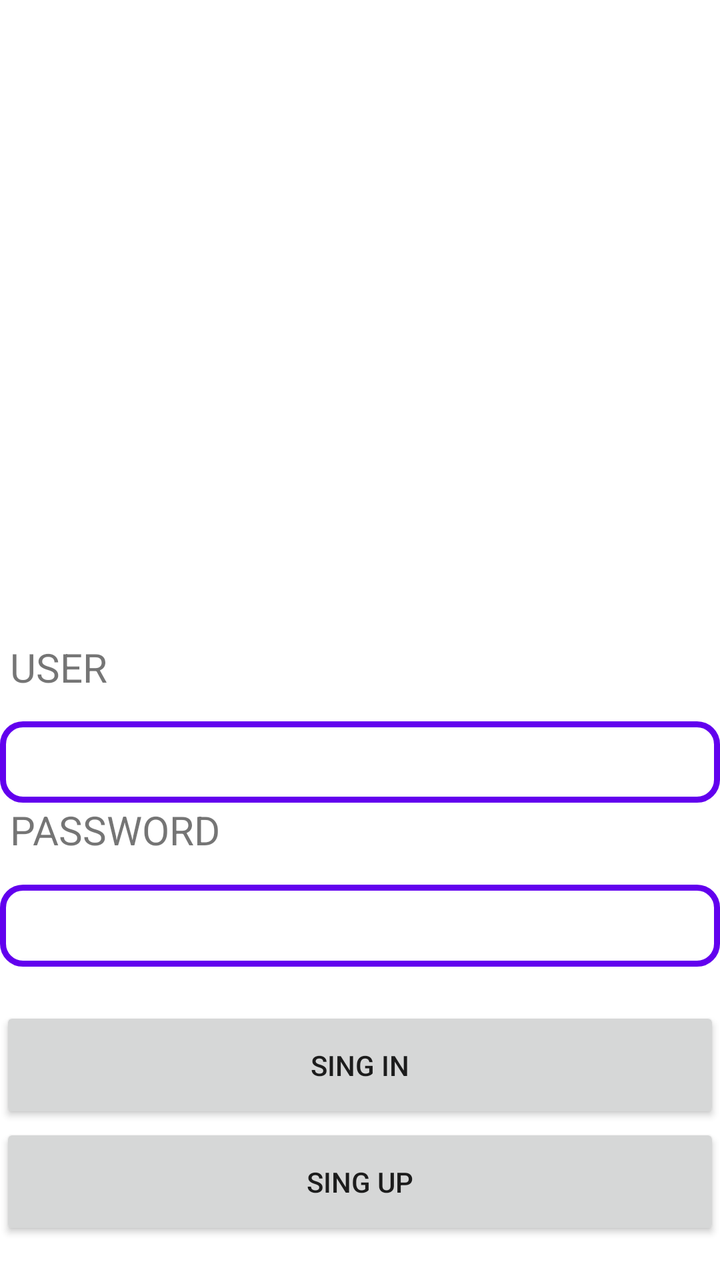
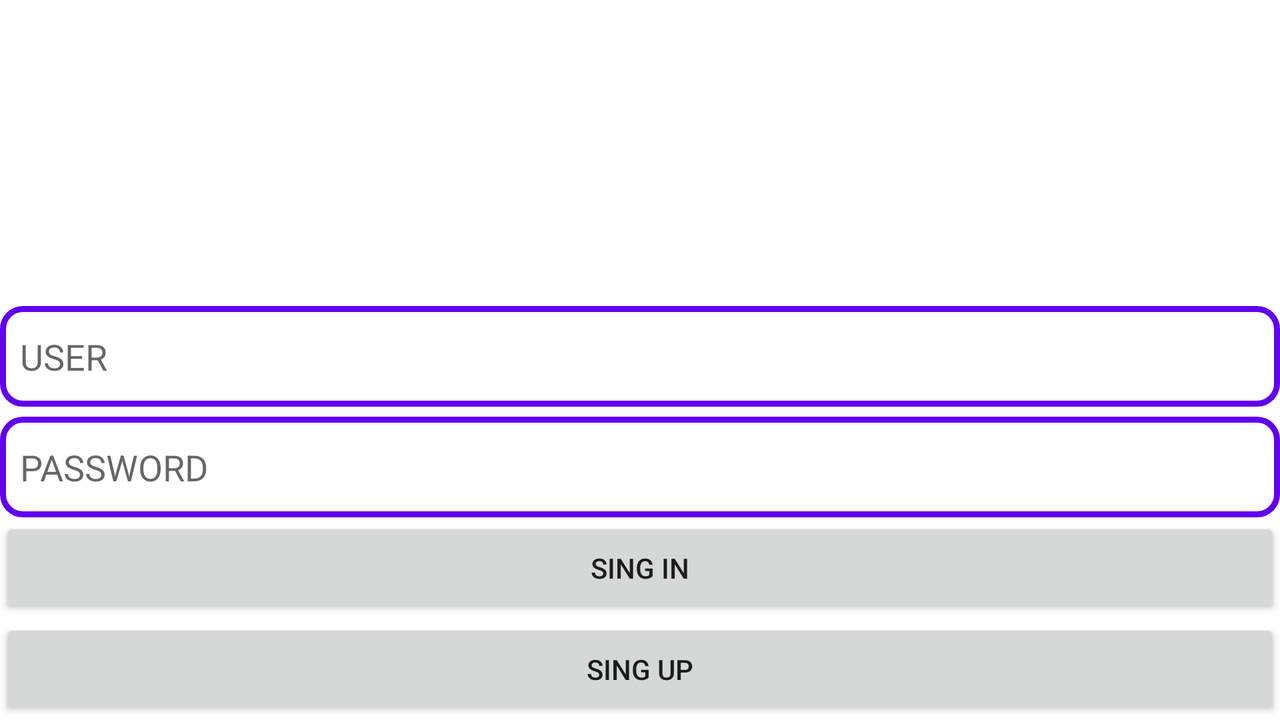

Two renders of one Android screen. The first uses the default layout on a phone; the second uses the alternative layout the repository ships for a different screen configuration, on a matching device. The two XML files are below.
<!-- AndroidManifest.xml: application theme Theme.AppEnsayo -->
<!-- res/layout/activity_login.xml -->
<?xml version="1.0" encoding="utf-8"?>
<LinearLayout xmlns:android="http://schemas.android.com/apk/res/android"
    xmlns:app="http://schemas.android.com/apk/res-auto"
    xmlns:tools="http://schemas.android.com/tools"
    android:layout_width="match_parent"
    android:layout_height="match_parent"
    android:orientation="vertical"
    android:layout_margin="20dp"
    tools:context=".LoginActivity">


    <LinearLayout
        android:layout_width="match_parent"
        android:layout_height="0dp"
        android:layout_weight="50"
        android:gravity="center">
        <ImageView
            android:layout_width="wrap_content"
            android:layout_height="wrap_content"
            android:src="@drawable/logo_twitch"></ImageView>
    </LinearLayout>

    <LinearLayout
        android:layout_width="match_parent"
        android:layout_height="0dp"
        android:layout_weight="50"
        android:orientation="vertical"
        android:layout_gravity="">
        <LinearLayout
            android:layout_width="match_parent"
            android:layout_height="wrap_content"
            android:layout_weight="50"
            android:orientation="vertical">
            <TextView
                android:layout_width="match_parent"
                android:layout_height="0dp"
                android:layout_weight="25"
                android:text="@string/txt_user"
                android:layout_marginLeft="5dp"
                android:textSize="20dp"></TextView>

            <EditText
                android:layout_width="match_parent"
                android:layout_height="0dp"
                android:layout_weight="25"
                style="@style/MyEditText">
            </EditText>

            <TextView
                android:layout_width="match_parent"
                android:layout_height="0dp"
                android:layout_weight="25"
                android:text="@string/txt_password"
                android:layout_marginLeft="5dp"
                android:textSize="20dp"></TextView>
            <EditText

                android:layout_width="match_parent"
                android:layout_height="0dp"
                android:layout_weight="25"
                style="@style/MyEditText">
            </EditText>

        </LinearLayout>


        <LinearLayout
            android:layout_width="match_parent"
            android:layout_height="wrap_content"
            android:layout_weight="50"
            android:orientation="vertical"
            android:layout_marginVertical="20dp">

            <Button
                android:layout_width="match_parent"
                android:layout_height="0dp"
                android:text="@string/txt_login"
                android:layout_weight="50"></Button>

            <Button
                android:layout_width="match_parent"
                android:layout_height="0dp"
                android:text="@string/txt_register"
                android:layout_weight="50"></Button>


        </LinearLayout>


    </LinearLayout>



</LinearLayout>
<!-- resources referenced by this layout -->
<resources>
  <string name="txt_login">SING IN</string>
  <string name="txt_password">PASSWORD</string>
  <string name="txt_register">SING UP</string>
  <string name="txt_user">USER</string>
  <style name="MyEditText" parent="@android:style/Widget.EditText">
          <item name="android:background">@drawable/campo_redondeado</item>
          <item name="android:padding">10dp</item>
      </style>
  <style name="Theme.AppEnsayo" parent="Theme.MaterialComponents.DayNight.DarkActionBar">
          
          <item name="colorPrimary">@color/purple_500</item>
          <item name="colorPrimaryVariant">@color/purple_700</item>
          <item name="colorOnPrimary">@color/white</item>
          
          <item name="colorSecondary">@color/teal_200</item>
          <item name="colorSecondaryVariant">@color/teal_700</item>
          <item name="colorOnSecondary">@color/black</item>
          
          <item name="android:statusBarColor" tools:targetApi="l">?attr/colorPrimaryVariant</item>
          
      </style>
  <!-- drawable campo_redondeado (drawable) -->
  <?xml version="1.0" encoding="utf-8"?>
  <shape xmlns:android="http://schemas.android.com/apk/res/android" android:shape="rectangle">
      <solid android:color="#ffffff"/>
  
      <stroke android:width="3dp"
          android:color="@color/design_default_color_primary"/>
  
      <padding android:left="1dp"
          android:top="1dp"
          android:right="1dp"
          android:bottom="1dp"/>
  
      <corners android:radius="30px"/>
  </shape>
  <color name="purple_500">#FF6200EE</color>
  <color name="purple_700">#FF3700B3</color>
  <color name="white">#FFFFFFFF</color>
  <color name="teal_200">#FF03DAC5</color>
  <color name="teal_700">#FF018786</color>
  <color name="black">#FF000000</color>
</resources>
<!-- res/layout-land/activity_login.xml (the author's variant of the layout above) -->
<!-- drawn on the phone turned sideways -->
<?xml version="1.0" encoding="utf-8"?>
<LinearLayout xmlns:android="http://schemas.android.com/apk/res/android"
    xmlns:app="http://schemas.android.com/apk/res-auto"
    xmlns:tools="http://schemas.android.com/tools"
    android:layout_width="match_parent"
    android:layout_height="match_parent"
    android:orientation="vertical"
    android:layout_margin="20dp"
    tools:context=".LoginActivity">


    <LinearLayout
        android:layout_width="match_parent"
        android:layout_height="0dp"
        android:layout_weight="40"
        android:gravity="center"
            android:layout_marginBottom="15dp">
        <ImageView
            android:layout_width="wrap_content"
            android:layout_height="wrap_content"
            android:src="@drawable/logo_twitch"></ImageView>
    </LinearLayout>

    <LinearLayout
        android:layout_width="match_parent"
        android:layout_height="0dp"
        android:layout_weight="60"
        android:orientation="vertical"
        android:layout_gravity="">

        <EditText
            android:layout_width="match_parent"
            android:layout_height="0dp"
            android:hint="@string/txt_user"
            android:layout_weight="25"
            style="@style/MyEditText"
            android:layout_marginBottom="5dp">
        </EditText>

        <EditText
            android:layout_width="match_parent"
            android:layout_height="0dp"
            android:hint="@string/txt_password"
            android:layout_weight="25"
            style="@style/MyEditText"></EditText>

        <Button
            android:layout_width="match_parent"
            android:layout_height="0dp"
            android:text="@string/txt_login"
            android:layout_weight="25"></Button>

        <Button
            android:layout_width="match_parent"
            android:layout_height="0dp"
            android:text="@string/txt_register"
            android:layout_weight="25"></Button>

    </LinearLayout>
</LinearLayout>
